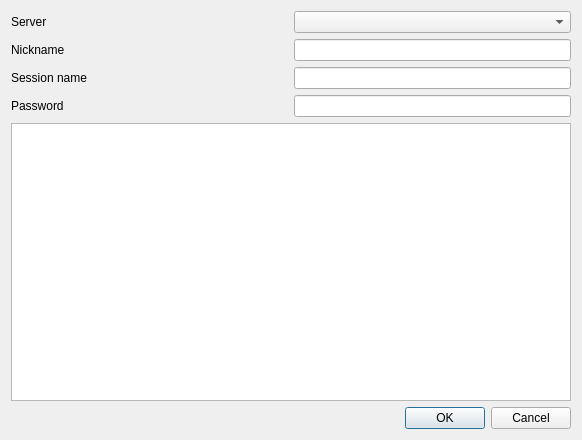
<?xml version="1.0" encoding="UTF-8"?>
<ui version="4.0">
 <class>CreateNetplaySessionDialog</class>
 <widget class="QDialog" name="CreateNetplaySessionDialog">
  <property name="geometry">
   <rect>
    <x>0</x>
    <y>0</y>
    <width>582</width>
    <height>440</height>
   </rect>
  </property>
  <property name="windowTitle">
   <string>Create Netplay Session</string>
  </property>
  <layout class="QVBoxLayout" name="verticalLayout">
   <item>
    <layout class="QHBoxLayout" name="horizontalLayout">
     <item>
      <widget class="QLabel" name="label">
       <property name="text">
        <string>Server</string>
       </property>
      </widget>
     </item>
     <item>
      <widget class="QComboBox" name="serverComboBox"/>
     </item>
    </layout>
   </item>
   <item>
    <layout class="QHBoxLayout" name="horizontalLayout_4">
     <item>
      <widget class="QLabel" name="label_4">
       <property name="text">
        <string>Nickname</string>
       </property>
      </widget>
     </item>
     <item>
      <widget class="QLineEdit" name="nickNameLineEdit">
       <property name="sizePolicy">
        <sizepolicy hsizetype="Preferred" vsizetype="Fixed">
         <horstretch>0</horstretch>
         <verstretch>0</verstretch>
        </sizepolicy>
       </property>
      </widget>
     </item>
    </layout>
   </item>
   <item>
    <layout class="QHBoxLayout" name="horizontalLayout_2">
     <item>
      <widget class="QLabel" name="label_2">
       <property name="text">
        <string>Session name</string>
       </property>
      </widget>
     </item>
     <item>
      <widget class="QLineEdit" name="sessionNameLineEdit">
       <property name="sizePolicy">
        <sizepolicy hsizetype="Preferred" vsizetype="Fixed">
         <horstretch>0</horstretch>
         <verstretch>0</verstretch>
        </sizepolicy>
       </property>
      </widget>
     </item>
    </layout>
   </item>
   <item>
    <layout class="QHBoxLayout" name="horizontalLayout_3">
     <item>
      <widget class="QLabel" name="label_3">
       <property name="text">
        <string>Password</string>
       </property>
      </widget>
     </item>
     <item>
      <widget class="QLineEdit" name="passwordLineEdit">
       <property name="sizePolicy">
        <sizepolicy hsizetype="Preferred" vsizetype="Fixed">
         <horstretch>0</horstretch>
         <verstretch>0</verstretch>
        </sizepolicy>
       </property>
      </widget>
     </item>
    </layout>
   </item>
   <item>
    <widget class="QListWidget" name="listWidget"/>
   </item>
   <item>
    <widget class="QDialogButtonBox" name="buttonBox">
     <property name="orientation">
      <enum>Qt::Orientation::Horizontal</enum>
     </property>
     <property name="standardButtons">
      <set>QDialogButtonBox::StandardButton::Cancel|QDialogButtonBox::StandardButton::Ok</set>
     </property>
    </widget>
   </item>
  </layout>
 </widget>
 <resources/>
 <connections>
  <connection>
   <sender>buttonBox</sender>
   <signal>accepted()</signal>
   <receiver>CreateNetplaySessionDialog</receiver>
   <slot>accept()</slot>
   <hints>
    <hint type="sourcelabel">
     <x>248</x>
     <y>254</y>
    </hint>
    <hint type="destinationlabel">
     <x>157</x>
     <y>274</y>
    </hint>
   </hints>
  </connection>
  <connection>
   <sender>buttonBox</sender>
   <signal>rejected()</signal>
   <receiver>CreateNetplaySessionDialog</receiver>
   <slot>reject()</slot>
   <hints>
    <hint type="sourcelabel">
     <x>316</x>
     <y>260</y>
    </hint>
    <hint type="destinationlabel">
     <x>286</x>
     <y>274</y>
    </hint>
   </hints>
  </connection>
 </connections>
</ui>
